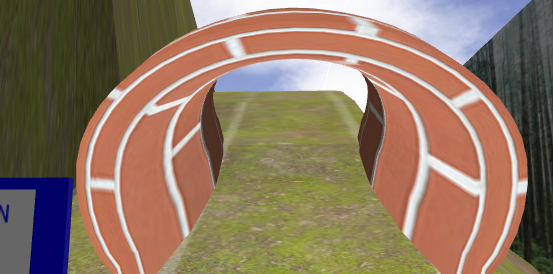
#> input picture scripts/grass_road_image.png, 553 x 274 px
$ python -i motion_detector.py   (imports and definitions only)
#> lines starting #> are read from the running program, lines starting #| are printed output that depends on the picture
#> further down, picture is the input picture: shape (274, 553, 3); mean B, G, R 98, 118.7, 142.9
#!/usr/bin/env python3

import cv2 as cv
import numpy as np
import rospy


class MotionDetector:
    """
    Detects motion using frame differencing.
    Used to detect pedestrians at crosswalks.

    This version requires seeing SIGNIFICANT motion FIRST before declaring "clear".
    """

    def __init__(self, min_area=2000, still_frames_needed=15, motion_frames_needed=5):
        """
        Args:
            min_area: minimum changed pixels to count as motion (lowered to 2000)
            still_frames_needed: consecutive still frames before "clear" (15 frames ~0.5s)
            motion_frames_needed: consecutive motion frames to confirm pedestrian (5 frames)
        """
        self.reference = None
        self.min_area = min_area
        self.still_frames_needed = still_frames_needed
        self.motion_frames_needed = motion_frames_needed

        self.still_counter = 0
        self.motion_counter = 0

        # Track if we've CONFIRMED motion (pedestrian detected)
        self.has_seen_motion = False

        # Frame counter for debugging and timeout
        self.frame_count = 0

        # Maximum frames to wait (safety timeout) - about 10 seconds at 30fps
        self.max_wait_frames = 300

    def reset(self):
        """Reset the detector state"""
        rospy.loginfo("[MOTION] === RESET === Starting fresh pedestrian detection")
        self.reference = None
        self.still_counter = 0
        self.motion_counter = 0
        self.has_seen_motion = False
        self.frame_count = 0

    def check_motion(self, frame):
        """
        Check if there is motion in the frame.

        Returns:
            True  — keep waiting
            False — clear to go
        """
        self.frame_count += 1

        # SAFETY TIMEOUT: If we've waited too long, just go
        if self.frame_count > self.max_wait_frames:
            rospy.logwarn(f"[MOTION] *** TIMEOUT *** Waited {self.frame_count} frames, proceeding anyway!")
            return False

        # Convert to grayscale and blur
        gray = cv.cvtColor(frame, cv.COLOR_BGR2GRAY)
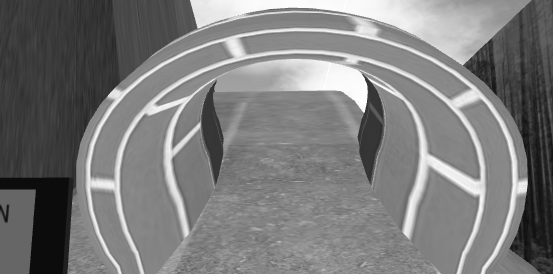
#> gray: shape (274, 553); min 12, max 255, mean 123.6
        gray = cv.GaussianBlur(gray, (21, 21), 0)
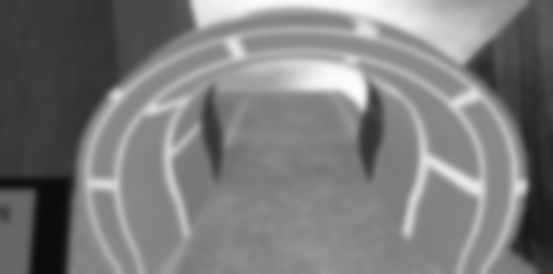
#> gray: shape (274, 553); min 12, max 252, mean 123.6

        # First frame becomes reference
        if self.reference is None:
            self.reference = gray
            self.still_counter = 0
            self.motion_counter = 0
            rospy.loginfo("[MOTION] Frame 1: Captured reference frame")
#> (this line was passed over: rospy is not available in this run)
            return True

        # Calculate frame difference
        diff = cv.absdiff(self.reference, gray)
        _, thresh = cv.threshold(diff, 25, 255, cv.THRESH_BINARY)

        # Morphology to clean up
        kernel = np.ones((5, 5), np.uint8)
        thresh = cv.morphologyEx(thresh, cv.MORPH_OPEN, kernel)
        thresh = cv.morphologyEx(thresh, cv.MORPH_CLOSE, kernel)

        motion_pixels = int(cv.countNonZero(thresh))

        # Debug visualization
        #cv.imshow("motion_diff", thresh)
        cv.waitKey(1)

        has_motion_this_frame = motion_pixels > self.min_area

        # Log every 10th frame to reduce spam (but still show important events)
        if self.frame_count % 10 == 0 or has_motion_this_frame or self.has_seen_motion:
            rospy.loginfo(f"[MOTION] Frame {self.frame_count}: pixels={motion_pixels}, "
                          f"motion={has_motion_this_frame}, "
                          f"motion_cnt={self.motion_counter}/{self.motion_frames_needed}, "
                          f"still_cnt={self.still_counter}/{self.still_frames_needed}, "
                          f"CONFIRMED={self.has_seen_motion}")

        if has_motion_this_frame:
            # Motion detected
            self.motion_counter += 1
            self.still_counter = 0
            self.reference = gray  # Update reference

            # Check if enough consecutive motion frames to confirm pedestrian
            if self.motion_counter >= self.motion_frames_needed and not self.has_seen_motion:
                self.has_seen_motion = True
                rospy.loginfo("="*50)
                rospy.loginfo("[MOTION] *** PEDESTRIAN CONFIRMED ***")
                rospy.loginfo("="*50)

            return True  # Keep waiting

        else:
            # No motion this frame
            self.motion_counter = 0
            self.still_counter += 1

            # Update reference periodically
            if self.still_counter % 20 == 0:
                self.reference = gray

            # Can we declare clear?
            if self.has_seen_motion and self.still_counter >= self.still_frames_needed:
                rospy.loginfo("="*50)
                rospy.loginfo(f"[MOTION] *** CLEAR *** Pedestrian passed (still for {self.still_counter} frames)")
                rospy.loginfo("="*50)
                return False  # CLEAR TO GO!

            return True  # Keep waiting

>>> import cv2
>>> picture = cv2.imread('grass_road_image.png')
>>> result = MotionDetector().check_motion(picture)
#> result = True
